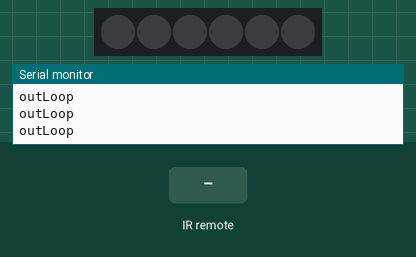
Bench run of a sketch on a simulated Arduino Uno, built with avr-gcc and run on an emulated ATmega328P. On the bench: 6 RGB LEDs in strip order, left to right, the last lines printed to the serial monitor. The test bench sets the inputs (shaded band). Dim RGB values are drawn brighter than linear.

Above: at 1.2 s.
1.3 s: infrared code 0xFF02FD received
At 1.6 s:
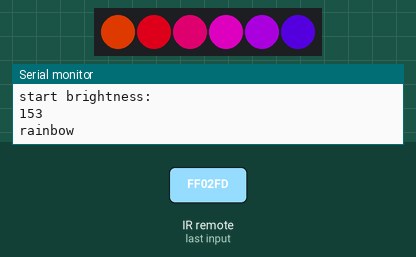
4.3 s: infrared code 0xFF629D received
At 4.42 s:
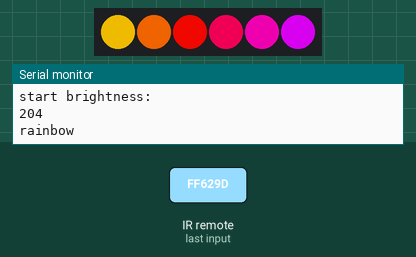
7.3 s: infrared code 0xFF6897 received
At 8.3 s:
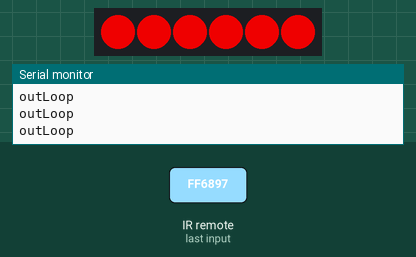
8.8 s: infrared code 0xFF9867 received
At 9.7 s:
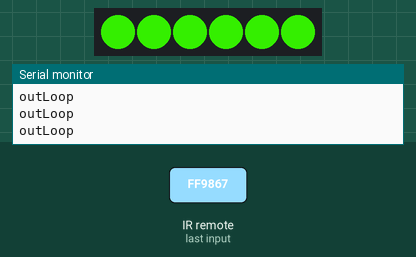
10.3 s: infrared code 0xFFB04F received
At 11.1 s:
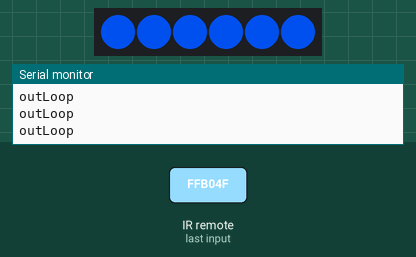
11.8 s: infrared code 0xFF18E7 received
At 12.4 s:
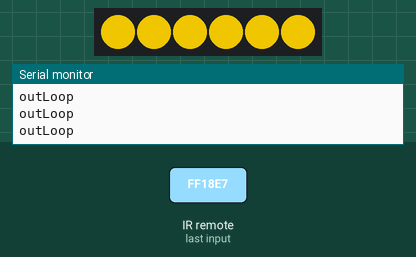
Timing chart, 0 to 14.3 s (numbered marks = the images above; inputs shaded):
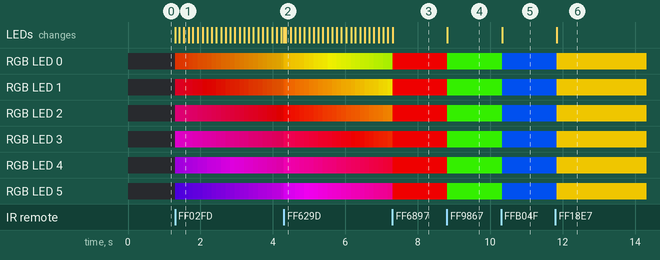

Measured:
- after the input at 7.3 s, the LEDs: change at once (image 3)
- after the input at 8.8 s, RGB LED 0–5: RGB(204, 0, 0) → RGB(44, 204, 0) at once; the LEDs: change at once (image 4)
- after the input at 10.3 s, RGB LED 0–5: RGB(44, 204, 0) → RGB(0, 68, 204) at once; the LEDs: change at once (image 5)
- after the input at 11.8 s, RGB LED 0–5: RGB(0, 68, 204) → RGB(204, 169, 0) at once; the LEDs: change at once (image 6)

The sketch:

chmura.ino
```cpp
// (licence header left out)
#include <IRremote.h>
#include <PololuLedStrip.h>
// Create an ledStrip object and specify the pin it will use.
PololuLedStrip<6> ledStrip;
// Create a buffer for holding the colors (3 bytes per color). example: [255,255,25
#define LED_COUNT 6 // numbers of leds + 1
rgb_color colors[LED_COUNT];
rgb_color color;
//recive pin for infrared reciver
int RECV_PIN = A5;
IRrecv irrecv(RECV_PIN);
decode_results results;

//start brightness
byte brightness = 153;
int32_t kod = 0;

void setup()
{
  Serial.begin(9600);
  irrecv.enableIRIn(); // Start the receiver
  Serial.println("lol");

}

rgb_color hsvToRgb(uint16_t h, uint8_t s, uint8_t v)
{
    uint8_t f = (h % 60) * 255 / 60;
    uint8_t p = (255 - s) * (uint16_t)v / 255;
    uint8_t q = (255 - f * (uint16_t)s / 255) * (uint16_t)v / 255;
    uint8_t t = (255 - (255 - f) * (uint16_t)s / 255) * (uint16_t)v / 255;
    uint8_t r = 0, g = 0, b = 0;
    switch((h / 60) % 6){
        case 0: r = v; g = t; b = p; break;
        case 1: r = q; g = v; b = p; break;
        case 2: r = p; g = v; b = t; break;
        case 3: r = p; g = q; b = v; break;
        case 4: r = t; g = p; b = v; break;
        case 5: r = v; g = p; b = q; break;
    }
    return (rgb_color){r, g, b};
}

void rainbow(byte brightness, boolean allTheSame=false){
  uint16_t time = millis() >> 5; //5
  for(uint16_t i = 0; i < LED_COUNT; i++){
    byte x = (time >> 2);
    if (!allTheSame){
      x -= (i << 4);
    }
    colors[i] = hsvToRgb((uint32_t)x * 359 / 256, 255, brightness);
  }
  ledStrip.write(colors, LED_COUNT);
  delay(10);
}

void setColor(uint16_t h,uint8_t s, uint8_t v){
  for(uint16_t i = 0; i < LED_COUNT; i++){
    colors[i] = hsvToRgb(h, s, v);
  }
  ledStrip.write(colors,LED_COUNT);
}

void loop() { // jak był w teczy to nie czeka na kolejny kod tylko robi dalej
  Serial.println("outLoop");
  if (irrecv.decode(&results)) {
    startRainbow:
    Serial.println(results.value, DEC);
    if (results.value == 16736925){
      if (brightness != 255){
        Serial.println("plus");
        brightness += 51;
      }
    }
    else if (results.value == 16754775){
      if (brightness != 0){
        Serial.println("minus");
        brightness -= 51;
      }
    }
    if ((results.value != 16754775 and results.value != 16736925)
         and( results.value == 16738455 or results.value == 16750695
         or results.value == 16756815 or results.value == 16724175
         or results.value == 16718055 or results.value == 16743045
         or results.value == 16712445 or results.value == 16730805
         or results.value == 16728765))
      { // jak kod nie jest guzikiem ale jest kodem ktory cos robi
       Serial.println("zmieniam kod");
      kod = results.value; // jak kod zapisany
    }
    Serial.println("start brightness: ");
    Serial.println(brightness);
    switch (kod){
      case 16738455:
        Serial.println(brightness);
        setColor(360,255,brightness);
        Serial.println("czerwony");
        Serial.println(brightness);
        break;
      case 16750695:
        setColor(107,255,brightness);
        Serial.println("zielony");
        break;
      case 16756815:
        setColor(220,255,brightness);
        Serial.println("niebieski");
        break;
      case 16724175:
        Serial.println("pomaranczowy");
        setColor(12,255,brightness);
        break;
      case 16718055:
        setColor(50,255,brightness);
        Serial.println("zolty");
        break;
      case 16743045:
        Serial.println("biały");
        setColor(0,0,brightness);
        break;
      case 16712445:
          Serial.println("rainbow");
          irrecv.resume();
          while (true){
            rainbow(brightness); // jak true to takei same kolory
            if (irrecv.decode(&results)){
              goto startRainbow; // jezu jakie to dobre!
            }
        }
        break;

      case 16728765: // dopisac do listy
          irrecv.resume();
          while (true){
            rainbow(brightness, true); // jak true to takei same kolory
            if (irrecv.decode(&results)){
              goto startRainbow;
            }
          }
          break;
      case 16730805:
        setColor(0,0,0);
        Serial.println("wylacz");
        break;
      default: // FFFFFFF albo inny niz zakodowane
        Serial.println("niema");
        break;
      }

    irrecv.resume(); // Receive the next value
    }
  delay(100); // chyba mozna usunac
}
```
